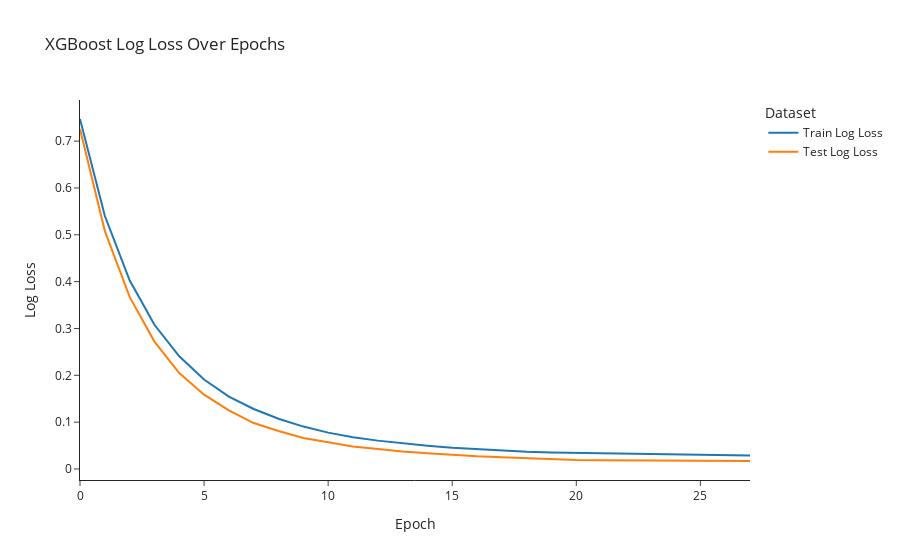
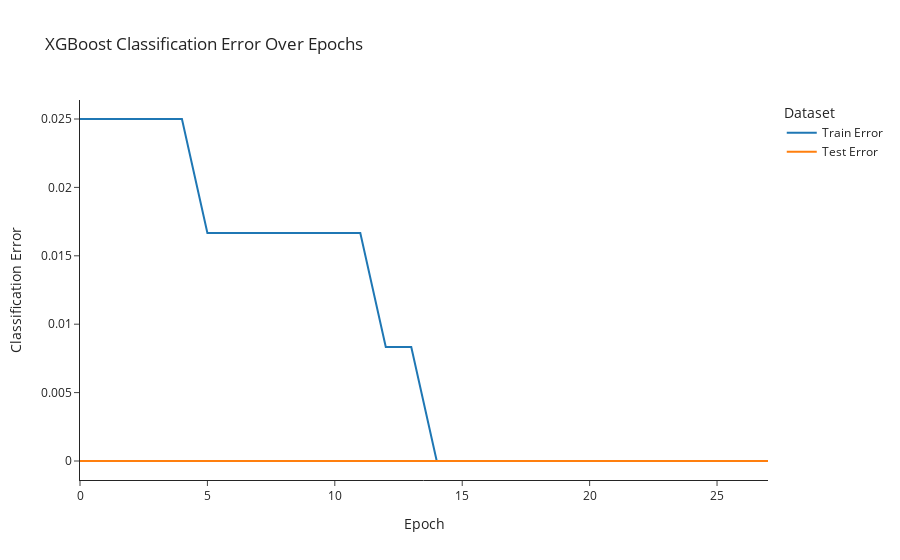

Write notebook code for charts like these, in order.
### Markdown cell above
El *early stopping* en XGBoost es una técnica muy útil para prevenir el sobreajuste y mejorar la eficiencia del entrenamiento. Este método permite detener el proceso de entrenamiento de manera anticipada si no se observan mejoras en la métrica de evaluación después de un número específico de rondas consecutivas.

Cuando configuras XGBoost para utilizar *early stopping*, debes especificar una métrica de evaluación, como la tasa de error o log-loss para clasificación, y RMSE para regresión. También debes definir el número de rondas sin mejora después de las cuales el entrenamiento se detendrá. Este número se conoce como el parámetro `early_stopping_rounds`.

Por ejemplo, si estableces `early_stopping_rounds=10`, XGBoost evaluará la métrica seleccionada en un conjunto de validación después de cada ronda de entrenamiento. Si la métrica no mejora después de 10 rondas consecutivas, XGBoost detiene el entrenamiento. Esto no solo previene el sobreajuste, sino que también ahorra tiempo y recursos computacionales.

Además, XGBoost permite continuar el entrenamiento desde la última iteración guardada si se desea ajustar aún más el modelo. Esto es útil en casos donde las condiciones iniciales de *early stopping* fueron demasiado conservadoras. Utilizar *early stopping* es una práctica recomendada cuando se utilizan modelos avanzados de boosting como XGBoost, especialmente en competencias de modelado predictivo donde el rendimiento óptimo del modelo es crucial.

### Code cell
model = XGBClassifier(early_stopping_rounds=1, eval_metric=["merror", "mlogloss"])
eval_set = [(X_train, y_train), (X_test, y_test)]
model.fit(X_train, y_train, eval_set=eval_set, verbose=False)
plot_training(model, X_test, y_test)

### Figure 1 — Plotly figure (JSON) as saved in the notebook; plotly's stock layout.template omitted (floating-point values rounded to 4 significant figures)
{"data": [{"mode": "lines", "name": "Train Log Loss", "type": "scatter", "x": [0, 1, 2, 3, 4, 5, 6, 7, 8, 9, 10, 11, 12, 13, 14, 15, 16, 17, 18, 19, 20, 21, 22, 23, 24, 25, 26, 27], "y": [0.7472, 0.5406, 0.4028, 0.3079, 0.2405, 0.1909, 0.1547, 0.1281, 0.1072, 0.09053, 0.07764, 0.06787, 0.06056, 0.05447, 0.04981, 0.04527, 0.04231, 0.03888, 0.03672, 0.03505, 0.03413, 0.03272, 0.03183, 0.03125, 0.03055, 0.02978, 0.02916, 0.02867]}, {"mode": "lines", "name": "Test Log Loss", "type": "scatter", "x": [0, 1, 2, 3, 4, 5, 6, 7, 8, 9, 10, 11, 12, 13, 14, 15, 16, 17, 18, 19, 20, 21, 22, 23, 24, 25, 26, 27], "y": [0.726, 0.5084, 0.3674, 0.272, 0.2049, 0.1587, 0.125, 0.09808, 0.08104, 0.06622, 0.0569, 0.04823, 0.04289, 0.0373, 0.03349, 0.02955, 0.02698, 0.02506, 0.02271, 0.02059, 0.01938, 0.01889, 0.01871, 0.01803, 0.0178, 0.01736, 0.01704, 0.01727]}], "layout": {"autosize": true, "legend": {"title": {"text": "Dataset"}}, "title": {"text": "XGBoost Log Loss Over Epochs"}, "xaxis": {"autorange": true, "range": [0, 27], "title": {"text": "Epoch"}, "type": "linear"}, "yaxis": {"autorange": true, "range": [-0.02353, 0.7878], "title": {"text": "Log Loss"}, "type": "linear"}}}

### Figure 2 — Plotly figure (JSON) as saved in the notebook; plotly's stock layout.template omitted (floating-point values rounded to 4 significant figures)
{"data": [{"mode": "lines", "name": "Train Error", "type": "scatter", "x": [0, 1, 2, 3, 4, 5, 6, 7, 8, 9, 10, 11, 12, 13, 14, 15, 16, 17, 18, 19, 20, 21, 22, 23, 24, 25, 26, 27], "y": [0.025, 0.025, 0.025, 0.025, 0.025, 0.01667, 0.01667, 0.01667, 0.01667, 0.01667, 0.01667, 0.01667, 0.008333, 0.008333, 0, 0, 0, 0, 0, 0, 0, 0, 0, 0, 0, 0, 0, 0]}, {"mode": "lines", "name": "Test Error", "type": "scatter", "x": [0, 1, 2, 3, 4, 5, 6, 7, 8, 9, 10, 11, 12, 13, 14, 15, 16, 17, 18, 19, 20, 21, 22, 23, 24, 25, 26, 27], "y": [0, 0, 0, 0, 0, 0, 0, 0, 0, 0, 0, 0, 0, 0, 0, 0, 0, 0, 0, 0, 0, 0, 0, 0, 0, 0, 0, 0]}], "layout": {"autosize": true, "legend": {"title": {"text": "Dataset"}}, "title": {"text": "XGBoost Classification Error Over Epochs"}, "xaxis": {"autorange": true, "range": [0, 27], "title": {"text": "Epoch"}, "type": "linear"}, "yaxis": {"autorange": true, "range": [-0.001389, 0.02639], "title": {"text": "Classification Error"}, "type": "linear"}}}
